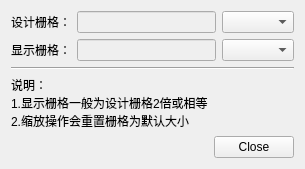
<?xml version="1.0" encoding="UTF-8"?>
<ui version="4.0">
 <class>SettingGrid</class>
 <widget class="QWidget" name="SettingGrid">
  <property name="windowModality">
   <enum>Qt::ApplicationModal</enum>
  </property>
  <property name="geometry">
   <rect>
    <x>0</x>
    <y>0</y>
    <width>297</width>
    <height>152</height>
   </rect>
  </property>
  <property name="windowTitle">
   <string>栅格设置</string>
  </property>
  <layout class="QGridLayout" name="gridLayout">
   <item row="0" column="0" colspan="2">
    <layout class="QHBoxLayout" name="horizontalLayout">
     <item>
      <widget class="QLabel" name="label">
       <property name="text">
        <string>设计栅格：</string>
       </property>
      </widget>
     </item>
     <item>
      <widget class="QLineEdit" name="lineEditDesignGrid">
       <property name="enabled">
        <bool>false</bool>
       </property>
       <property name="readOnly">
        <bool>true</bool>
       </property>
      </widget>
     </item>
     <item>
      <widget class="QComboBox" name="comboBoxDesignGrid"/>
     </item>
    </layout>
   </item>
   <item row="1" column="0" colspan="2">
    <layout class="QHBoxLayout" name="horizontalLayout_2">
     <item>
      <widget class="QLabel" name="label_2">
       <property name="text">
        <string>显示栅格：</string>
       </property>
      </widget>
     </item>
     <item>
      <widget class="QLineEdit" name="lineEditDisplayGrid">
       <property name="enabled">
        <bool>false</bool>
       </property>
       <property name="readOnly">
        <bool>true</bool>
       </property>
      </widget>
     </item>
     <item>
      <widget class="QComboBox" name="comboBoxDisplayGrid"/>
     </item>
    </layout>
   </item>
   <item row="2" column="0" colspan="2">
    <widget class="Line" name="line">
     <property name="orientation">
      <enum>Qt::Horizontal</enum>
     </property>
    </widget>
   </item>
   <item row="3" column="0">
    <widget class="QLabel" name="label_3">
     <property name="text">
      <string>说明：
1.显示栅格一般为设计栅格2倍或相等
2.缩放操作会重置栅格为默认大小</string>
     </property>
    </widget>
   </item>
   <item row="4" column="0">
    <spacer name="horizontalSpacer">
     <property name="orientation">
      <enum>Qt::Horizontal</enum>
     </property>
     <property name="sizeHint" stdset="0">
      <size>
       <width>195</width>
       <height>20</height>
      </size>
     </property>
    </spacer>
   </item>
   <item row="4" column="1">
    <widget class="QDialogButtonBox" name="buttonBox">
     <property name="standardButtons">
      <set>QDialogButtonBox::Close</set>
     </property>
    </widget>
   </item>
  </layout>
 </widget>
 <resources/>
 <connections>
  <connection>
   <sender>buttonBox</sender>
   <signal>rejected()</signal>
   <receiver>SettingGrid</receiver>
   <slot>close()</slot>
   <hints>
    <hint type="sourcelabel">
     <x>244</x>
     <y>130</y>
    </hint>
    <hint type="destinationlabel">
     <x>280</x>
     <y>86</y>
    </hint>
   </hints>
  </connection>
 </connections>
</ui>
